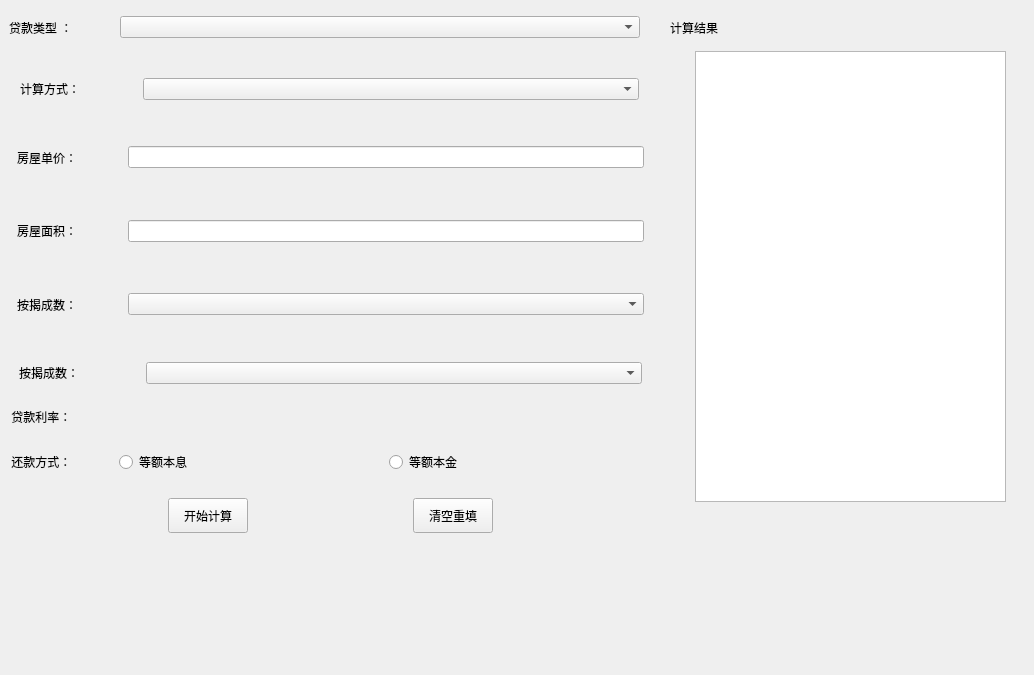
<?xml version="1.0" encoding="UTF-8"?>
<ui version="4.0">
 <class>Widget</class>
 <widget class="QWidget" name="Widget">
  <property name="geometry">
   <rect>
    <x>0</x>
    <y>0</y>
    <width>1034</width>
    <height>675</height>
   </rect>
  </property>
  <property name="windowTitle">
   <string>Widget</string>
  </property>
  <widget class="QStackedWidget" name="stackedWidget">
   <property name="geometry">
    <rect>
     <x>-10</x>
     <y>60</y>
     <width>681</width>
     <height>491</height>
    </rect>
   </property>
   <property name="currentIndex">
    <number>1</number>
   </property>
   <widget class="QWidget" name="page">
    <layout class="QVBoxLayout" name="verticalLayout">
     <item>
      <widget class="QWidget" name="widget_3" native="true">
       <widget class="QLabel" name="label_2">
        <property name="geometry">
         <rect>
          <x>22</x>
          <y>9</y>
          <width>105</width>
          <height>41</height>
         </rect>
        </property>
        <property name="minimumSize">
         <size>
          <width>105</width>
          <height>0</height>
         </size>
        </property>
        <property name="maximumSize">
         <size>
          <width>76</width>
          <height>16777215</height>
         </size>
        </property>
        <property name="text">
         <string>计算方式：</string>
        </property>
       </widget>
       <widget class="QComboBox" name="comboBox_2">
        <property name="geometry">
         <rect>
          <x>126</x>
          <y>19</y>
          <width>501</width>
          <height>21</height>
         </rect>
        </property>
        <property name="sizePolicy">
         <sizepolicy hsizetype="Preferred" vsizetype="Fixed">
          <horstretch>0</horstretch>
          <verstretch>0</verstretch>
         </sizepolicy>
        </property>
        <property name="maximumSize">
         <size>
          <width>16777215</width>
          <height>16777215</height>
         </size>
        </property>
       </widget>
      </widget>
     </item>
     <item>
      <widget class="QStackedWidget" name="stackedWidget_2">
       <property name="maximumSize">
        <size>
         <width>16777215</width>
         <height>150</height>
        </size>
       </property>
       <property name="currentIndex">
        <number>1</number>
       </property>
       <widget class="QWidget" name="page_4">
        <widget class="QWidget" name="widget_4" native="true">
         <property name="geometry">
          <rect>
           <x>0</x>
           <y>0</y>
           <width>641</width>
           <height>62</height>
          </rect>
         </property>
         <layout class="QHBoxLayout" name="horizontalLayout_3">
          <item>
           <widget class="QLabel" name="label_3">
            <property name="minimumSize">
             <size>
              <width>105</width>
              <height>0</height>
             </size>
            </property>
            <property name="text">
             <string> 房屋单价：</string>
            </property>
           </widget>
          </item>
          <item>
           <widget class="QLineEdit" name="lineEdit"/>
          </item>
         </layout>
        </widget>
        <widget class="QWidget" name="widget_6" native="true">
         <property name="geometry">
          <rect>
           <x>0</x>
           <y>100</y>
           <width>641</width>
           <height>49</height>
          </rect>
         </property>
         <layout class="QHBoxLayout" name="horizontalLayout_5">
          <item>
           <widget class="QLabel" name="label_5">
            <property name="minimumSize">
             <size>
              <width>105</width>
              <height>0</height>
             </size>
            </property>
            <property name="maximumSize">
             <size>
              <width>76</width>
              <height>16777215</height>
             </size>
            </property>
            <property name="text">
             <string> 按揭成数：</string>
            </property>
           </widget>
          </item>
          <item>
           <widget class="QComboBox" name="comboBox_3"/>
          </item>
         </layout>
        </widget>
        <widget class="QWidget" name="widget_5" native="true">
         <property name="geometry">
          <rect>
           <x>0</x>
           <y>60</y>
           <width>641</width>
           <height>44</height>
          </rect>
         </property>
         <layout class="QHBoxLayout" name="horizontalLayout_4">
          <item>
           <widget class="QLabel" name="label_4">
            <property name="minimumSize">
             <size>
              <width>105</width>
              <height>0</height>
             </size>
            </property>
            <property name="maximumSize">
             <size>
              <width>100</width>
              <height>16777215</height>
             </size>
            </property>
            <property name="text">
             <string> 房屋面积：</string>
            </property>
           </widget>
          </item>
          <item>
           <widget class="QLineEdit" name="lineEdit_2"/>
          </item>
         </layout>
        </widget>
       </widget>
       <widget class="QWidget" name="page_5">
        <widget class="QWidget" name="widget_29" native="true">
         <property name="geometry">
          <rect>
           <x>10</x>
           <y>40</y>
           <width>631</width>
           <height>39</height>
          </rect>
         </property>
         <layout class="QHBoxLayout" name="horizontalLayout_25">
          <item>
           <widget class="QLabel" name="label_23">
            <property name="minimumSize">
             <size>
              <width>105</width>
              <height>0</height>
             </size>
            </property>
            <property name="text">
             <string>贷款总额：</string>
            </property>
           </widget>
          </item>
          <item>
           <widget class="QLineEdit" name="lineEdit_7">
            <property name="minimumSize">
             <size>
              <width>494</width>
              <height>0</height>
             </size>
            </property>
            <property name="maximumSize">
             <size>
              <width>494</width>
              <height>16777215</height>
             </size>
            </property>
           </widget>
          </item>
         </layout>
        </widget>
       </widget>
      </widget>
     </item>
     <item>
      <widget class="QWidget" name="widget_7" native="true">
       <widget class="QLabel" name="label_6">
        <property name="geometry">
         <rect>
          <x>21</x>
          <y>9</y>
          <width>105</width>
          <height>41</height>
         </rect>
        </property>
        <property name="minimumSize">
         <size>
          <width>105</width>
          <height>0</height>
         </size>
        </property>
        <property name="maximumSize">
         <size>
          <width>76</width>
          <height>16777215</height>
         </size>
        </property>
        <property name="text">
         <string>按揭年数：</string>
        </property>
       </widget>
       <widget class="QComboBox" name="comboBox_4">
        <property name="geometry">
         <rect>
          <x>120</x>
          <y>20</y>
          <width>511</width>
          <height>21</height>
         </rect>
        </property>
        <property name="maximumSize">
         <size>
          <width>512</width>
          <height>21</height>
         </size>
        </property>
       </widget>
      </widget>
     </item>
     <item>
      <widget class="QWidget" name="widget_8" native="true">
       <layout class="QHBoxLayout" name="horizontalLayout_7">
        <item>
         <widget class="QLabel" name="label_7">
          <property name="minimumSize">
           <size>
            <width>105</width>
            <height>0</height>
           </size>
          </property>
          <property name="maximumSize">
           <size>
            <width>76</width>
            <height>16777215</height>
           </size>
          </property>
          <property name="text">
           <string> 贷款利率：</string>
          </property>
         </widget>
        </item>
        <item>
         <widget class="Form" name="widget" native="true">
          <property name="enabled">
           <bool>true</bool>
          </property>
         </widget>
        </item>
       </layout>
      </widget>
     </item>
     <item>
      <widget class="QWidget" name="widget_9" native="true">
       <layout class="QHBoxLayout" name="horizontalLayout_8">
        <item>
         <widget class="QLabel" name="label_8">
          <property name="minimumSize">
           <size>
            <width>105</width>
            <height>0</height>
           </size>
          </property>
          <property name="maximumSize">
           <size>
            <width>76</width>
            <height>16777215</height>
           </size>
          </property>
          <property name="text">
           <string> 还款方式：</string>
          </property>
         </widget>
        </item>
        <item>
         <widget class="QRadioButton" name="radioButton">
          <property name="text">
           <string>等额本息</string>
          </property>
         </widget>
        </item>
        <item>
         <widget class="QRadioButton" name="radioButton_2">
          <property name="text">
           <string>等额本金</string>
          </property>
         </widget>
        </item>
       </layout>
      </widget>
     </item>
     <item>
      <widget class="QWidget" name="widget_10" native="true">
       <layout class="QHBoxLayout" name="horizontalLayout_9">
        <item>
         <spacer name="horizontalSpacer_4">
          <property name="orientation">
           <enum>Qt::Horizontal</enum>
          </property>
          <property name="sizeHint" stdset="0">
           <size>
            <width>40</width>
            <height>20</height>
           </size>
          </property>
         </spacer>
        </item>
        <item>
         <widget class="QPushButton" name="pushButton">
          <property name="minimumSize">
           <size>
            <width>0</width>
            <height>35</height>
           </size>
          </property>
          <property name="text">
           <string>开始计算</string>
          </property>
         </widget>
        </item>
        <item>
         <spacer name="horizontalSpacer_6">
          <property name="orientation">
           <enum>Qt::Horizontal</enum>
          </property>
          <property name="sizeHint" stdset="0">
           <size>
            <width>40</width>
            <height>20</height>
           </size>
          </property>
         </spacer>
        </item>
        <item>
         <widget class="QPushButton" name="pushButton_2">
          <property name="minimumSize">
           <size>
            <width>0</width>
            <height>35</height>
           </size>
          </property>
          <property name="text">
           <string>清空重填</string>
          </property>
         </widget>
        </item>
        <item>
         <spacer name="horizontalSpacer_5">
          <property name="orientation">
           <enum>Qt::Horizontal</enum>
          </property>
          <property name="sizeHint" stdset="0">
           <size>
            <width>40</width>
            <height>20</height>
           </size>
          </property>
         </spacer>
        </item>
       </layout>
      </widget>
     </item>
    </layout>
   </widget>
   <widget class="QWidget" name="page_3">
    <layout class="QVBoxLayout" name="verticalLayout_3">
     <item>
      <widget class="QWidget" name="widget_21" native="true">
       <layout class="QHBoxLayout" name="horizontalLayout_10">
        <item>
         <widget class="QLabel" name="label_9">
          <property name="minimumSize">
           <size>
            <width>0</width>
            <height>0</height>
           </size>
          </property>
          <property name="maximumSize">
           <size>
            <width>105</width>
            <height>16777215</height>
           </size>
          </property>
          <property name="text">
           <string>计算方式：</string>
          </property>
         </widget>
        </item>
        <item>
         <widget class="QComboBox" name="comboBox_5">
          <property name="sizePolicy">
           <sizepolicy hsizetype="Preferred" vsizetype="Fixed">
            <horstretch>0</horstretch>
            <verstretch>0</verstretch>
           </sizepolicy>
          </property>
          <property name="maximumSize">
           <size>
            <width>496</width>
            <height>16777215</height>
           </size>
          </property>
         </widget>
        </item>
       </layout>
      </widget>
     </item>
     <item>
      <widget class="QStackedWidget" name="stackedWidget_3">
       <property name="currentIndex">
        <number>0</number>
       </property>
       <widget class="QWidget" name="page_6">
        <layout class="QVBoxLayout" name="verticalLayout_4">
         <item>
          <widget class="QWidget" name="widget_22" native="true">
           <layout class="QHBoxLayout" name="horizontalLayout_18">
            <item>
             <widget class="QLabel" name="label_17">
              <property name="minimumSize">
               <size>
                <width>105</width>
                <height>0</height>
               </size>
              </property>
              <property name="text">
               <string>房屋单价：</string>
              </property>
             </widget>
            </item>
            <item>
             <widget class="QLineEdit" name="lineEdit_4"/>
            </item>
           </layout>
          </widget>
         </item>
         <item>
          <widget class="QWidget" name="widget_23" native="true">
           <layout class="QHBoxLayout" name="horizontalLayout_19">
            <item>
             <widget class="QLabel" name="label_18">
              <property name="minimumSize">
               <size>
                <width>105</width>
                <height>0</height>
               </size>
              </property>
              <property name="text">
               <string>房屋面积：</string>
              </property>
             </widget>
            </item>
            <item>
             <widget class="QLineEdit" name="lineEdit_6"/>
            </item>
           </layout>
          </widget>
         </item>
         <item>
          <widget class="QWidget" name="widget_24" native="true">
           <layout class="QHBoxLayout" name="horizontalLayout_20">
            <item>
             <widget class="QLabel" name="label_19">
              <property name="minimumSize">
               <size>
                <width>105</width>
                <height>0</height>
               </size>
              </property>
              <property name="maximumSize">
               <size>
                <width>75</width>
                <height>16777215</height>
               </size>
              </property>
              <property name="text">
               <string>按揭成数：</string>
              </property>
             </widget>
            </item>
            <item>
             <widget class="QComboBox" name="comboBox_6"/>
            </item>
           </layout>
          </widget>
         </item>
        </layout>
       </widget>
       <widget class="QWidget" name="page_7">
        <widget class="QWidget" name="widget_30" native="true">
         <property name="geometry">
          <rect>
           <x>0</x>
           <y>80</y>
           <width>611</width>
           <height>39</height>
          </rect>
         </property>
         <layout class="QHBoxLayout" name="horizontalLayout_26">
          <item>
           <widget class="QLabel" name="label_24">
            <property name="minimumSize">
             <size>
              <width>105</width>
              <height>0</height>
             </size>
            </property>
            <property name="maximumSize">
             <size>
              <width>75</width>
              <height>16777215</height>
             </size>
            </property>
            <property name="text">
             <string>贷款总额：</string>
            </property>
           </widget>
          </item>
          <item>
           <widget class="QLineEdit" name="lineEdit_8">
            <property name="minimumSize">
             <size>
              <width>494</width>
              <height>0</height>
             </size>
            </property>
           </widget>
          </item>
         </layout>
        </widget>
       </widget>
      </widget>
     </item>
     <item>
      <widget class="QWidget" name="widget_25" native="true">
       <layout class="QHBoxLayout" name="horizontalLayout_21">
        <item>
         <widget class="QLabel" name="label_20">
          <property name="minimumSize">
           <size>
            <width>110</width>
            <height>0</height>
           </size>
          </property>
          <property name="maximumSize">
           <size>
            <width>75</width>
            <height>16777215</height>
           </size>
          </property>
          <property name="text">
           <string>按揭成数：</string>
          </property>
         </widget>
        </item>
        <item>
         <widget class="QComboBox" name="comboBox_7">
          <property name="maximumSize">
           <size>
            <width>496</width>
            <height>16777215</height>
           </size>
          </property>
         </widget>
        </item>
       </layout>
      </widget>
     </item>
     <item>
      <widget class="QWidget" name="widget_26" native="true">
       <layout class="QHBoxLayout" name="horizontalLayout_22">
        <item>
         <widget class="QLabel" name="label_21">
          <property name="minimumSize">
           <size>
            <width>105</width>
            <height>0</height>
           </size>
          </property>
          <property name="maximumSize">
           <size>
            <width>75</width>
            <height>16777215</height>
           </size>
          </property>
          <property name="text">
           <string> 贷款利率：</string>
          </property>
         </widget>
        </item>
        <item>
         <widget class="Form2" name="widget_11" native="true"/>
        </item>
       </layout>
      </widget>
     </item>
     <item>
      <widget class="QWidget" name="widget_27" native="true">
       <layout class="QHBoxLayout" name="horizontalLayout_23">
        <item>
         <widget class="QLabel" name="label_22">
          <property name="minimumSize">
           <size>
            <width>105</width>
            <height>0</height>
           </size>
          </property>
          <property name="maximumSize">
           <size>
            <width>75</width>
            <height>16777215</height>
           </size>
          </property>
          <property name="text">
           <string> 还款方式：</string>
          </property>
         </widget>
        </item>
        <item>
         <widget class="QRadioButton" name="radioButton_5">
          <property name="text">
           <string>等额本息</string>
          </property>
         </widget>
        </item>
        <item>
         <widget class="QRadioButton" name="radioButton_6">
          <property name="text">
           <string>等额本金</string>
          </property>
         </widget>
        </item>
       </layout>
      </widget>
     </item>
     <item>
      <widget class="QWidget" name="widget_28" native="true">
       <layout class="QHBoxLayout" name="horizontalLayout_24">
        <item>
         <spacer name="horizontalSpacer">
          <property name="orientation">
           <enum>Qt::Horizontal</enum>
          </property>
          <property name="sizeHint" stdset="0">
           <size>
            <width>40</width>
            <height>20</height>
           </size>
          </property>
         </spacer>
        </item>
        <item>
         <widget class="QPushButton" name="pushButton_5">
          <property name="minimumSize">
           <size>
            <width>0</width>
            <height>35</height>
           </size>
          </property>
          <property name="text">
           <string>开始计算</string>
          </property>
         </widget>
        </item>
        <item>
         <spacer name="horizontalSpacer_2">
          <property name="orientation">
           <enum>Qt::Horizontal</enum>
          </property>
          <property name="sizeHint" stdset="0">
           <size>
            <width>40</width>
            <height>20</height>
           </size>
          </property>
         </spacer>
        </item>
        <item>
         <widget class="QPushButton" name="pushButton_6">
          <property name="minimumSize">
           <size>
            <width>0</width>
            <height>35</height>
           </size>
          </property>
          <property name="text">
           <string>清空重填</string>
          </property>
         </widget>
        </item>
        <item>
         <spacer name="horizontalSpacer_3">
          <property name="orientation">
           <enum>Qt::Horizontal</enum>
          </property>
          <property name="sizeHint" stdset="0">
           <size>
            <width>40</width>
            <height>20</height>
           </size>
          </property>
         </spacer>
        </item>
       </layout>
      </widget>
     </item>
    </layout>
   </widget>
   <widget class="QWidget" name="page_2">
    <layout class="QVBoxLayout" name="verticalLayout_2">
     <item>
      <widget class="QWidget" name="widget_12" native="true">
       <layout class="QHBoxLayout" name="horizontalLayout_11">
        <item>
         <widget class="QLabel" name="label_10">
          <property name="minimumSize">
           <size>
            <width>105</width>
            <height>0</height>
           </size>
          </property>
          <property name="text">
           <string>商业贷款额：</string>
          </property>
         </widget>
        </item>
        <item>
         <widget class="QLineEdit" name="lineEdit_3">
          <property name="maximumSize">
           <size>
            <width>510</width>
            <height>16777215</height>
           </size>
          </property>
         </widget>
        </item>
       </layout>
      </widget>
     </item>
     <item>
      <widget class="QWidget" name="widget_13" native="true">
       <layout class="QHBoxLayout" name="horizontalLayout_12">
        <item>
         <widget class="QLabel" name="label_11">
          <property name="minimumSize">
           <size>
            <width>105</width>
            <height>1</height>
           </size>
          </property>
          <property name="maximumSize">
           <size>
            <width>91</width>
            <height>16777215</height>
           </size>
          </property>
          <property name="text">
           <string>商代利率：</string>
          </property>
         </widget>
        </item>
        <item>
         <widget class="Form" name="widget_19" native="true">
          <property name="minimumSize">
           <size>
            <width>530</width>
            <height>0</height>
           </size>
          </property>
          <property name="maximumSize">
           <size>
            <width>580</width>
            <height>16777215</height>
           </size>
          </property>
         </widget>
        </item>
       </layout>
      </widget>
     </item>
     <item>
      <widget class="QWidget" name="widget_18" native="true">
       <layout class="QHBoxLayout" name="horizontalLayout_17">
        <item>
         <widget class="QLabel" name="label_12">
          <property name="text">
           <string>公积金贷款额：</string>
          </property>
         </widget>
        </item>
        <item>
         <widget class="QLineEdit" name="lineEdit_5">
          <property name="maximumSize">
           <size>
            <width>510</width>
            <height>16777215</height>
           </size>
          </property>
         </widget>
        </item>
       </layout>
      </widget>
     </item>
     <item>
      <widget class="QWidget" name="widget_17" native="true">
       <layout class="QHBoxLayout" name="horizontalLayout_16">
        <item>
         <widget class="QLabel" name="label_13">
          <property name="minimumSize">
           <size>
            <width>105</width>
            <height>0</height>
           </size>
          </property>
          <property name="maximumSize">
           <size>
            <width>93</width>
            <height>16777215</height>
           </size>
          </property>
          <property name="text">
           <string>公积金利率：</string>
          </property>
         </widget>
        </item>
        <item>
         <widget class="Form2" name="widget_20" native="true">
          <property name="minimumSize">
           <size>
            <width>530</width>
            <height>0</height>
           </size>
          </property>
          <property name="maximumSize">
           <size>
            <width>580</width>
            <height>16777215</height>
           </size>
          </property>
         </widget>
        </item>
       </layout>
      </widget>
     </item>
     <item>
      <widget class="QWidget" name="widget_16" native="true">
       <layout class="QHBoxLayout" name="horizontalLayout_15">
        <item>
         <widget class="QLabel" name="label_14">
          <property name="minimumSize">
           <size>
            <width>105</width>
            <height>0</height>
           </size>
          </property>
          <property name="maximumSize">
           <size>
            <width>90</width>
            <height>16777215</height>
           </size>
          </property>
          <property name="text">
           <string>按揭年数：</string>
          </property>
         </widget>
        </item>
        <item>
         <widget class="QComboBox" name="comboBox_8">
          <property name="maximumSize">
           <size>
            <width>510</width>
            <height>16777215</height>
           </size>
          </property>
         </widget>
        </item>
       </layout>
      </widget>
     </item>
     <item>
      <widget class="QWidget" name="widget_14" native="true">
       <layout class="QHBoxLayout" name="horizontalLayout_13">
        <item>
         <widget class="QLabel" name="label_15">
          <property name="minimumSize">
           <size>
            <width>105</width>
            <height>0</height>
           </size>
          </property>
          <property name="maximumSize">
           <size>
            <width>90</width>
            <height>16777215</height>
           </size>
          </property>
          <property name="text">
           <string>还款方式：</string>
          </property>
         </widget>
        </item>
        <item>
         <widget class="QRadioButton" name="radioButton_3">
          <property name="text">
           <string>等额本息</string>
          </property>
         </widget>
        </item>
        <item>
         <widget class="QRadioButton" name="radioButton_4">
          <property name="text">
           <string>等额本金</string>
          </property>
         </widget>
        </item>
       </layout>
      </widget>
     </item>
     <item>
      <widget class="QWidget" name="widget_15" native="true">
       <layout class="QHBoxLayout" name="horizontalLayout_14">
        <item>
         <spacer name="horizontalSpacer_7">
          <property name="orientation">
           <enum>Qt::Horizontal</enum>
          </property>
          <property name="sizeHint" stdset="0">
           <size>
            <width>40</width>
            <height>20</height>
           </size>
          </property>
         </spacer>
        </item>
        <item>
         <widget class="QPushButton" name="pushButton_3">
          <property name="minimumSize">
           <size>
            <width>0</width>
            <height>35</height>
           </size>
          </property>
          <property name="text">
           <string>开始计算</string>
          </property>
         </widget>
        </item>
        <item>
         <spacer name="horizontalSpacer_8">
          <property name="orientation">
           <enum>Qt::Horizontal</enum>
          </property>
          <property name="sizeHint" stdset="0">
           <size>
            <width>40</width>
            <height>20</height>
           </size>
          </property>
         </spacer>
        </item>
        <item>
         <widget class="QPushButton" name="pushButton_4">
          <property name="minimumSize">
           <size>
            <width>0</width>
            <height>35</height>
           </size>
          </property>
          <property name="text">
           <string>清空重填</string>
          </property>
         </widget>
        </item>
        <item>
         <spacer name="horizontalSpacer_9">
          <property name="orientation">
           <enum>Qt::Horizontal</enum>
          </property>
          <property name="sizeHint" stdset="0">
           <size>
            <width>40</width>
            <height>20</height>
           </size>
          </property>
         </spacer>
        </item>
       </layout>
      </widget>
     </item>
    </layout>
   </widget>
  </widget>
  <widget class="QWidget" name="widget_2" native="true">
   <property name="geometry">
    <rect>
     <x>9</x>
     <y>-3</y>
     <width>631</width>
     <height>61</height>
    </rect>
   </property>
   <layout class="QHBoxLayout" name="horizontalLayout">
    <item>
     <widget class="QLabel" name="label">
      <property name="minimumSize">
       <size>
        <width>105</width>
        <height>0</height>
       </size>
      </property>
      <property name="maximumSize">
       <size>
        <width>76</width>
        <height>16777215</height>
       </size>
      </property>
      <property name="text">
       <string>贷款类型 ：</string>
      </property>
     </widget>
    </item>
    <item>
     <widget class="QComboBox" name="comboBox">
      <property name="minimumSize">
       <size>
        <width>494</width>
        <height>0</height>
       </size>
      </property>
     </widget>
    </item>
   </layout>
  </widget>
  <widget class="QLabel" name="label_16">
   <property name="geometry">
    <rect>
     <x>670</x>
     <y>20</y>
     <width>72</width>
     <height>15</height>
    </rect>
   </property>
   <property name="text">
    <string>计算结果</string>
   </property>
  </widget>
  <widget class="QTextBrowser" name="textEdit">
   <property name="geometry">
    <rect>
     <x>695</x>
     <y>51</y>
     <width>311</width>
     <height>451</height>
    </rect>
   </property>
  </widget>
 </widget>
 <customwidgets>
  <customwidget>
   <class>Form</class>
   <extends>QWidget</extends>
   <header location="global">form.h</header>
   <container>1</container>
  </customwidget>
  <customwidget>
   <class>Form2</class>
   <extends>QWidget</extends>
   <header location="global">form2.h</header>
   <container>1</container>
  </customwidget>
 </customwidgets>
 <resources/>
 <connections/>
</ui>
